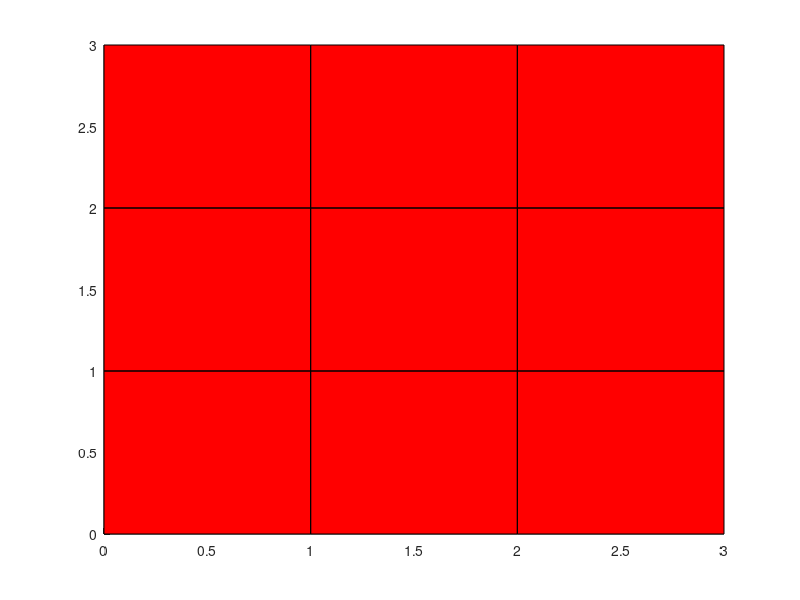

This chart was generated by the following MATLAB code: (Note: this script raises an error after producing the figure.)
a=ones(3,3,6);
for k=1:6
    a(:,:,k)=k*a(:,:,k);
end
face=[1 2 13 12;12 13 16 11;11 16 9 10; 2 3 14 13; 13 14 15 16; 16 15 8 9; 3 4 5 14 ;14 5 6 15;15 6 7 8];
% Up
vertex1=[0 0 3;1 0 3;2 0 3;3 0 3;3 1 3;3 2 3; 3 3 3; 2 3 3; 1 3 3; 0 3 3;0 2 3; 0 1 3; 1 1 3; 2 1 3; 2 2 3; 1 2 3];
lc1=[1 0 0;1 0 0;1 0 0;1 0 0;1 0 0;1 0 0;1 0 0;1 0 0;1 0 0;];
patch('Faces',face,'Vertices',vertex1,'FaceVertexCData',lc1,'FaceColor','flat');

% Front
vertex2=[3 0 0; 2 0 0; 1 0 0; 0 0 0;0 1 0;0 2 0;0 3 0;1 3 0;2 3 0; 3 3 0; 3 2 0; 3 1 0;2 1 0; 1 1 0; 1 2 0; 2 2 0];
lc2=[0 1 0;0 1 0;0 1 0;0 1 0;0 1 0;0 1 0;0 1 0;0 1 0;0 1 0;];
patch('Faces',face,'Vertices',vertex2,'FaceVertexCData',lc5,'FaceColor','flat');

% Right
vertex3=[3 0 0; 2 0 0; 1 0 0; 0 0 0;0 1 0;0 2 0;0 3 0;1 3 0;2 3 0; 3 3 0; 3 2 0; 3 1 0;2 1 0; 1 1 0; 1 2 0; 2 2 0];
lc3=[];
patch('Faces',face,'Vertices',vertex2,'FaceVertexCData',lc3,'FaceColor','flat');

% Left
vertex4=[3 0 0; 2 0 0; 1 0 0; 0 0 0;0 1 0;0 2 0;0 3 0;1 3 0;2 3 0; 3 3 0; 3 2 0; 3 1 0;2 1 0; 1 1 0; 1 2 0; 2 2 0];
lc4=[0 1 0;0 1 0;0 1 0;0 1 0;0 1 0;0 1 0;0 1 0;0 1 0;0 1 0;];
patch('Faces',face,'Vertices',vertex2,'FaceVertexCData',lc4,'FaceColor','flat');



% Back
vertex6=[3 0 0; 2 0 0; 1 0 0; 0 0 0;0 1 0;0 2 0;0 3 0;1 3 0;2 3 0; 3 3 0; 3 2 0; 3 1 0;2 1 0; 1 1 0; 1 2 0; 2 2 0];
lc6=[0 1 0;0 1 0;0 1 0;0 1 0;0 1 0;0 1 0;0 1 0;0 1 0;0 1 0;];
patch('Faces',face,'Vertices',vertex2,'FaceVertexCData',lc6,'FaceColor','flat');

% Down
vertex6=[3 0 0; 2 0 0; 1 0 0; 0 0 0;0 1 0;0 2 0;0 3 0;1 3 0;2 3 0; 3 3 0; 3 2 0; 3 1 0;2 1 0; 1 1 0; 1 2 0; 2 2 0];
lc6=[0 1 0;0 1 0;0 1 0;0 1 0;0 1 0;0 1 0;0 1 0;0 1 0;0 1 0;];
patch('Faces',face,'Vertices',vertex6,'FaceVertexCData',lc6,'FaceColor','flat');

view(3)
grid on
axis([0 3 0 3 0 3])
% while 1
%     patch('Faces',face,'Vertices',vertex,'FaceColor',[1 1 1]);
%     drawnow()
% end